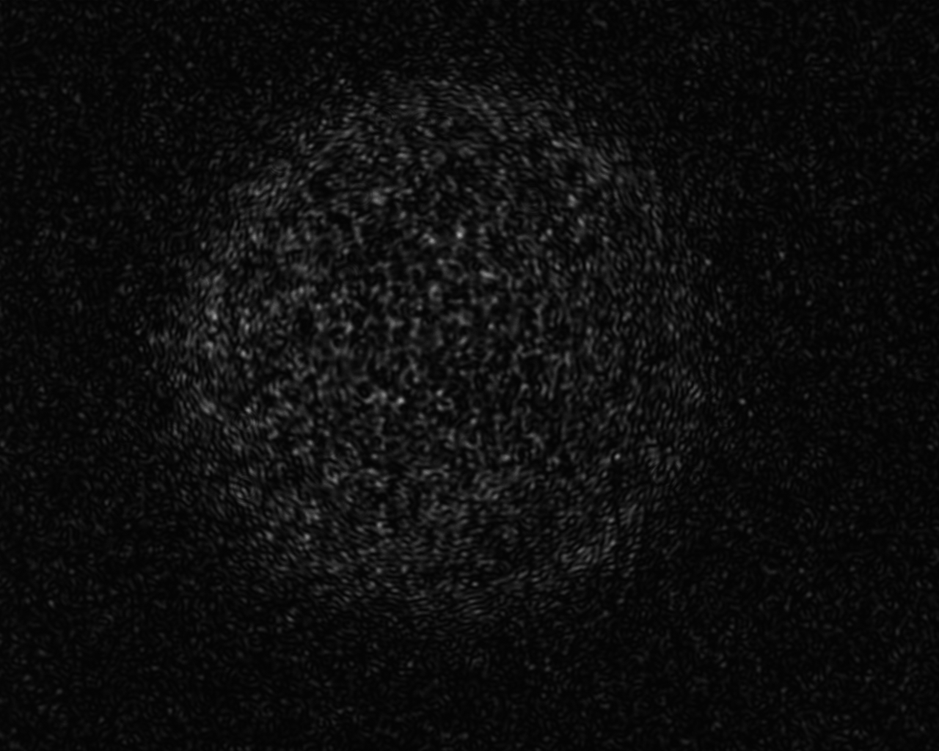
#> input picture images/prueba1.tif, 939 x 751 px, shrunk from 1280 x 1024 before the run, found by its file name
$ python Prueba1.py
#> lines starting #> are read from the running program, lines starting #| are printed output that depends on the picture
import numpy as np
import matplotlib.pyplot as plt
from PIL import Image
from scipy.stats import linregress

# Carga imágenes en escala de grises
original = Image.open("C:\\Proyectos\\Speckle\\images\\prueba1.tif").convert("L")
corregida = Image.open("C:\\Proyectos\\Speckle\\images\\prueba1.8.tif").convert("L")
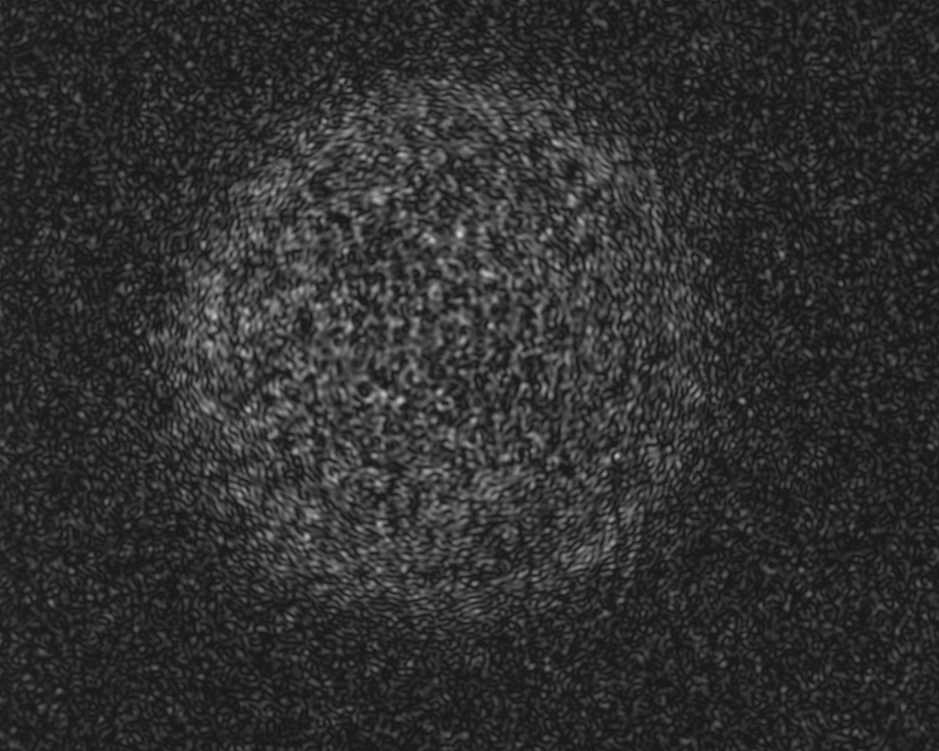
#> input picture images/prueba1.8.tif, 939 x 751 px, shrunk from 1280 x 1024 before the run, found by its file name
# Convierte a arrays numpy y normaliza al rango [0, 1]
I_orig = np.asarray(original, dtype=np.float32) / 255.0
I_corr = np.asarray(corregida, dtype=np.float32) / 255.0

# Aplana las imágenes para análisis 1D
x = I_orig.flatten()
y = I_corr.flatten()

# Filtra valores muy pequeños o cero (evita log(0))
epsilon = 1e-6
mask = (x > epsilon) & (y > epsilon)
x = x[mask]
y = y[mask]

# Aplica logaritmo
logx = np.log(x)
logy = np.log(y)

# Ajuste lineal log-log: log(y) = gamma * log(x)
slope, intercept, r_value, p_value, std_err = linregress(logx, logy)
#> slope = 0.543; intercept = -0.032; r_value = 0.965; p_value = 0; std_err = 0.000175

# Resultados
print(f"Exponente estimado (gamma): {slope:.4f}")
#| Exponente estimado (gamma): 0.5431
print(f"R² del ajuste: {r_value**2:.4f}")
#| R² del ajuste: 0.9319

# Gráfica
plt.figure(figsize=(6, 6))
plt.scatter(logx, logy, s=0.5, alpha=0.3, label="Datos")
plt.plot(logx, slope * logx + intercept, color='red', label=f'Ajuste: y = {slope:.2f}x')
plt.xlabel('log(I_original)')
plt.ylabel('log(I_corregida)')
plt.title('Ajuste log-log para estimar exponente gamma')
plt.legend()
plt.grid(True)
plt.axis('equal')
plt.tight_layout()
plt.show()
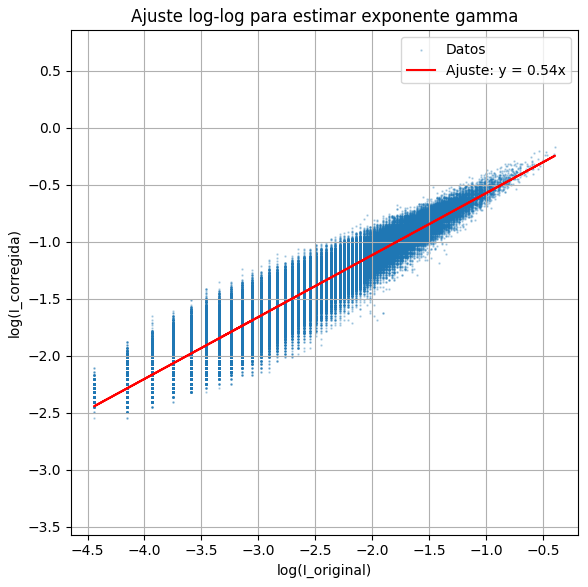
#> figure drawn by matplotlib, 1 panel
